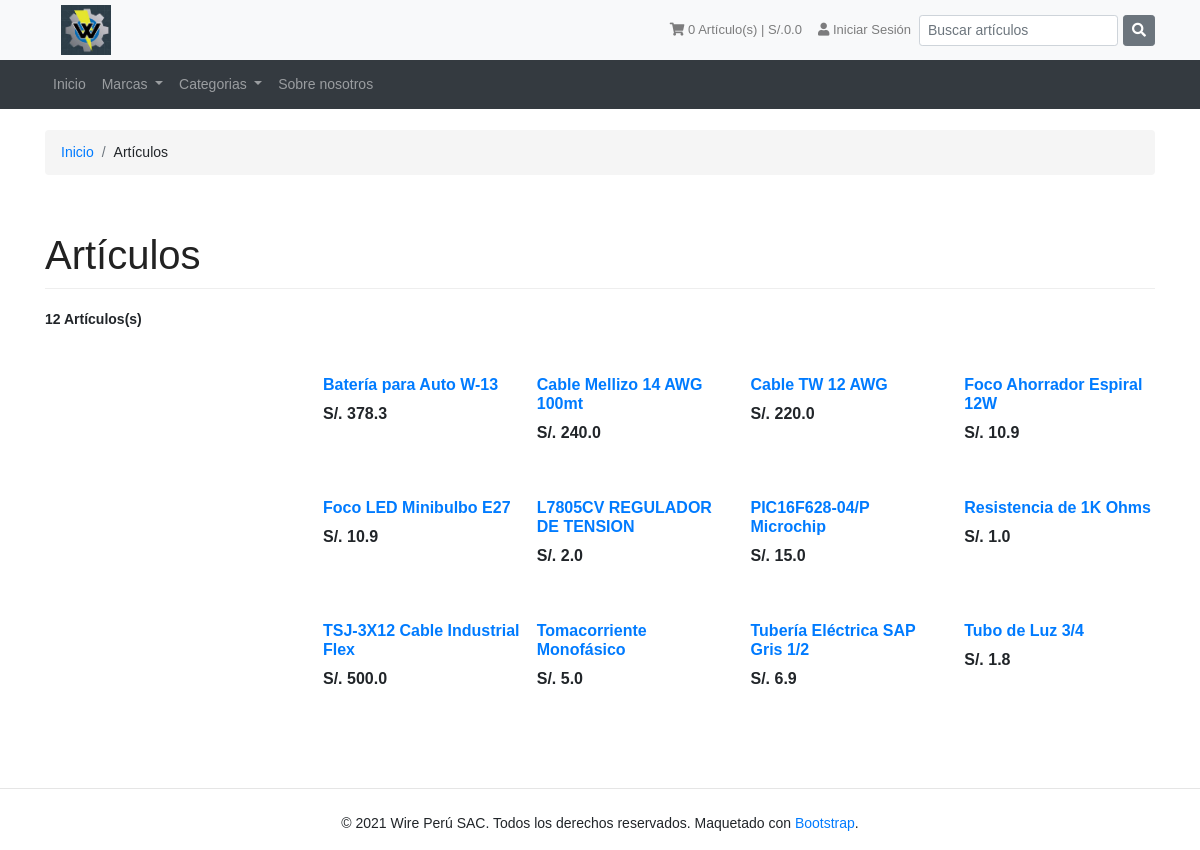
/articulos, run on the app's committed database.
### tienda/models.py (models this page shows, shortened)
class Articulo(models.Model):
    class EstadoArticulo(models.TextChoices):
        HABILITADO = 'HABILITADO', _('Habilitado')
        DESHABILITADO = 'DESHABILITADO', _('Deshabilitado')
    id_articulo = models.AutoField(primary_key=True)
    estado_articulo = models.CharField(max_length=20, blank=False, null=False, choices=EstadoArticulo.choices, default=EstadoArticulo.HABILITADO)
    nombre = models.CharField(max_length=30, blank=False, null=False)
    codigo = models.CharField(max_length=20, blank=False, null=False)
    stock = models.IntegerField()
    imagen = models.TextField(blank=False, null=False)
    descripcion = models.TextField(blank=False, null=False)
    precio = models.FloatField()
    id_marca = models.ForeignKey(Marca, on_delete = models.SET_NULL, null = True)
    class Meta:
        verbose_name = 'Articulo'
        verbose_name_plural = 'Articulos'
        ordering = ['nombre']

### tienda/views/articulos.py (the view)
# urls.py: path('articulos', views.listar_articulos),
def listar_articulos(request):
    consulta = request.GET.get('consulta') or ''
    articulos= Articulo.objects.filter(nombre__icontains=consulta)
    titulo_busqueda = 'Resultados de la búsqueda'
    if not consulta:
        titulo_busqueda = 'Artículos'
    contexto = {
        'titulo_busqueda': titulo_busqueda,
        'consulta': consulta,
        'articulos': articulos
    }
    return render(request, 'tienda/pages/articulos.html', contexto)

### tienda/context_processors.py (called while the page is built)
def categorias_marcas(request):
    return {
        'categorias_nav': Categoria.objects.all(),
        'marcas_nav': Marca.objects.all()
    }

### tienda/templates/tienda/pages/articulos.html (shortened to what this page needs)
{% extends 'tienda/pages/base.html' %}
{% load static %}
{% block contenido %}
<section class="container">
  <div class="row">
    <section class="col-12 d-none d-md-block">
      <ol class="breadcrumb">
        <li class="breadcrumb-item">
          <a href="/" class="trsn" title="Inicio">Inicio</a>
        </li>
        <li class="breadcrumb-item"><span>Artículos</span></li>
      </ol>
    </section>
  </div>
</section>
<div class="container">
  <div class="row">
    <div class="col-12">
      <h1 class="page-header">{{ titulo_busqueda }}</h1>
    </div>
  </div>
  <div class="row">
    <div class="col-6 product-gallery-amount mb-4 d-none d-md-block">
      <span><strong>{{ articulos|length }} Artículos(s)</strong></span>
    </div>
    <div class="col-6 text-right product-gallery-query mb-4 d-none d-md-block">
    </div>
    <div class="col-lg-3 col-md-4">
    </div>
    <div class="col-lg-9 col-md-8">
      <div class="row mb-md-5 mb-4 mx-n2">
        {% for articulo in articulos%}
        <div class="col-lg-3 col-6 product-block mb-4 px-2">
          <div class="main-category-image">
            <div class="caption">
              <h3>
                <a href="/articulos/{{articulo.id_articulo}}">{{articulo.nombre}}</a>
              </h3>
              <div class="price-mob mb-2">S/. {{articulo.precio}}</div>
            </div>
          </div>
        </div>
        {%endfor%}
        <div class="col-12 product-gallery-pager"></div>
      </div>
    </div>
  </div>
</div>
{% endblock %}

### tienda/templates/tienda/pages/base.html (shortened to what this page needs)
<!DOCTYPE html>
<html lang="en">
<head>
  {% load static %}
  <link rel="stylesheet" type="text/css" href="{% static 'tienda/vendor/bootstrap/css/bootstrap.min.css' %}" />
  <link rel="stylesheet" type="text/css" href="{% static 'tienda/vendor/fontawesome-free/css/all.min.css' %}" />
  <link rel="stylesheet" type="text/css" href="{% static 'tienda/css/fuentes.css' %}" />
  <link rel="stylesheet" type="text/css" href="{% static 'tienda/css/app.css' %}" />
  <link rel="stylesheet" type="text/css" href="{% static 'tienda/css/color_pickers.css' %}" />
</head>
<body>
  {% include 'tienda/layout/navegacion.html' %}
  {% block contenido %}{% endblock %}
  <hr />
  <div class="container">
    <footer>
      <div class="row">
        <div class="col-12">
          <p class="powered-by text-center">
            © 2021 Wire Perú SAC. Todos los derechos reservados. Maquetado con
            <a href="https://getbootstrap.com/docs/4.1" title="Bootstrap" target="_blank"
              rel="nofollow noopener">Bootstrap</a>.
          </p>
        </div>
      </div>
    </footer>
  </div>
</body>
</html>

### tienda/templates/tienda/layout/navegacion.html (shortened to what this page needs)
{% load static %}
<div class="fixed-top">
    <nav class="navbar navbar-expand-lg navbar-light bg-light">
        <div class="container">
            <a href="/" title="Wire Perú" class="navbar-brand">
                <img src="{% static 'tienda/img/logo.jpg' %}" class="store-image" alt="Bootstrap" />
            </a>
            <div class="collapse navbar-collapse justify-content-end" id="navbarContainer">
                <ul class="nav navbar-nav float-right nav-top">
                    <li>
                        <a id="cart-link" href="/carrito" class="trsn nav-link" title="Ver carrito">
                            <i class="fas fa-shopping-cart"></i>
                            {% if request.session.carrito %}
                            <span id="nav-bar-cart"><span class="cart-size">
                                    {{request.session.pedido.cantidad_articulos}}</span> Artículo(s) | S/.
                                {{request.session.pedido.total}}</span>
                            {% else %}
                            <span id="nav-bar-cart"><span class="cart-size">0</span> Artículo(s) | S/.0.0</span>
                            {% endif %}
                        </a>
                    </li>
                    {% if not request.session.autenticado %}
                    <li>
                        <a href="/inicio-sesion" id="login-link" class="trsn nav-link" title="Iniciar Sesión">
                            <span class="customer-name">
                                <i class="fas fa-user"></i> Iniciar Sesión
                            </span>
                        </a>
                    </li>
                    {% endif %}
                </ul>
                <form class="navbar-form float-right form-inline d-none d-lg-flex search_mini_form" method="GET"
                    action="/articulos">
                    <input type="text" name="consulta" class="form-control form-control-sm"
                        placeholder="Buscar artículos" />
                    <button type="submit" class="btn btn-secondary btn-sm">
                        <i class="fas fa-search"></i>
                    </button>
                </form>
            </div>
        </div>
    </nav>
    <nav class="navbar navbar-expand-lg navbar-dark bg-dark d-none d-lg-block">
        <div class="container">
            <div class="collapse navbar-collapse" id="navbarsContainer-2">
                <ul class="navbar-nav mr-auto">
                    <li class="nav-item">
                        <a href="/" title="Inicio" class="level-1 trsn nav-link">Inicio</a>
                    </li>
                    <li class="nav-item dropdown">
                        <a class="level-1 trsn nav-link dropdown-toggle" href="#" role="button" data-toggle="dropdown"
                            aria-haspopup="true" aria-expanded="false">
                            Marcas
                        </a>
                    </li>
                    <li class="nav-item dropdown">
                        <a class="level-1 trsn nav-link dropdown-toggle" href="#" role="button" data-toggle="dropdown"
                            aria-haspopup="true" aria-expanded="false">
                            Categorias
                        </a>
                    </li>
                    <li class="nav-item">
                        <a href="/informacion" class="level-1 trsn nav-link">
                            Sobre nosotros
                        </a>
                    </li>
                </ul>
            </div>
        </div>
    </nav>
</div>

### tienda/static/tienda/css/app.css (style rules this page uses)
html, body { height: 100%; }
body { padding-top: 100px; font-family: 'Open Sans', sans-serif !important; font-size: 14px; }
a, a:hover, .trsn, .trsn:hover, .trsn:focus, input.text, input.text:focus, button.trsn:hover, select.select, select.select:hover { text-decoration: none !important; -webkit-transition: all 0.2s linear !important; -moz-transition: all 0.2s linear !important; -ms-transition: all 0.2s linear !important; -o-transition: all 0.2s linear !important; transition: all 0.2s linear !important; }
h1, h2, h3, h4, h5, h6 { color: #222; }
ol, ul { list-style: none; }
.breadcrumb { margin-top: 30px; background: #f5f5f5; }
.page-header { padding-bottom: 9px; margin: 40px 0 20px; border-bottom: 1px solid #eee; }
.store-image { margin: 0 0 0 1rem; height: 50px; }
.product-block .caption { min-height: 78px; }
.product-block .caption h3, .product-block .caption .price-mob { font-size: 1rem; font-weight: 600; }
.navbar { border-radius: 0; }
.search_mini_form button { margin-left: 5px; }
.fixed-top .navbar-dark { padding-top: 0; padding-bottom: 0; }
.navbar-light { min-height: 51px; padding: 0; }
.navbar-dark { padding: 0; }
.nav-link { padding: 1em; }
#login-link span.customer-name { max-width: 100px; overflow: hidden; display: block; float: right; height: 20px; }
.nav-top { font-size: 13px; }
#navbarsContainer-2 .navbar-nav { display: block; }
#navbarsContainer-2 > ul.navbar-nav.mr-auto > li { float: left; }
.nav-top > li > a { padding: 15px 10px; }
footer .powered-by { margin-top: 8px; }

### tienda/static/tienda/css/color_pickers.css (style rules this page uses)
body { background-color: #ffffff ; }
h1, h2, h3, h4, h5, h6 { color: #222222; }

### data on the page
Articulo: nombre "Batería para Auto W-13", precio "378.3"
Articulo: nombre "Cable Mellizo 14 AWG 100mt", precio "240.0"
Articulo: nombre "Cable TW 12 AWG", precio "220.0"
Articulo: nombre "Foco Ahorrador Espiral 12W", precio "10.9"
Articulo: nombre "Foco LED Minibulbo E27", precio "10.9"
Articulo: nombre "L7805CV REGULADOR DE TENSION", precio "2.0"
Articulo: nombre "PIC16F628-04/P Microchip", precio "15.0"
Articulo: nombre "Resistencia de 1K Ohms", precio "1.0"
Articulo: nombre "TSJ-3X12 Cable Industrial Flex", precio "500.0"
Articulo: nombre "Tomacorriente Monofásico", precio "5.0"
Articulo: nombre "Tubería Eléctrica SAP Gris 1/2", precio "6.9"
Articulo: nombre "Tubo de Luz 3/4", precio "1.8"

### other printed values
{{ titulo_busqueda }} "Artículos"
{{ articulos|length }} "12"
